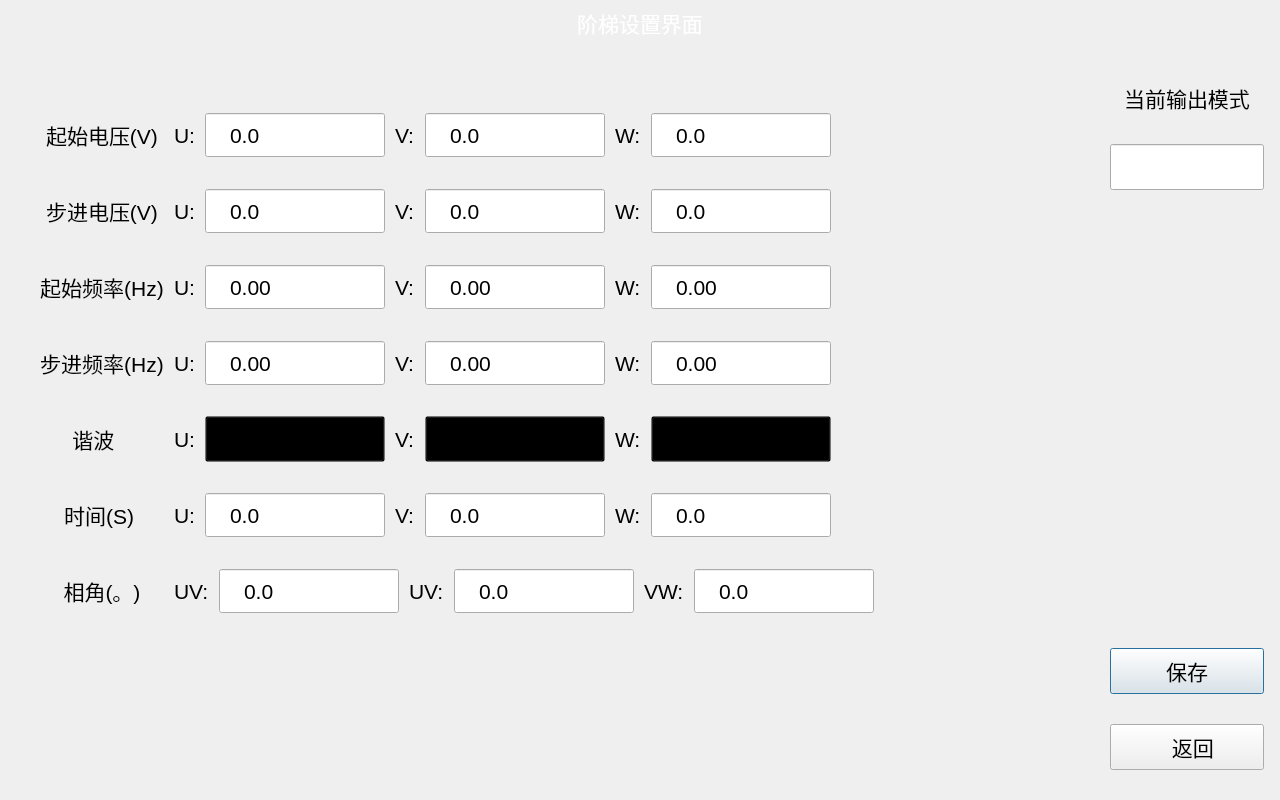
<?xml version="1.0" encoding="UTF-8"?>
<ui version="4.0">
 <class>StepLadderSetDialog</class>
 <widget class="QDialog" name="StepLadderSetDialog">
  <property name="geometry">
   <rect>
    <x>0</x>
    <y>0</y>
    <width>1280</width>
    <height>800</height>
   </rect>
  </property>
  <property name="windowTitle">
   <string notr="true"/>
  </property>
  <property name="styleSheet">
   <string notr="true">#StepLadderSetDialog{
border-image: url(:/png/main/bg_test.png);
}

QLabel{
font-size: 16pt;
}

QCheckBox{
font-size: 16pt;
}
QCheckBox::indicator{
width: 20px;
height: 20px;
}

QLineEdit{
font-size: 16pt;
border-image: url(:/png/main/btntest.png);
padding-left: 20px;
}

QDoubleSpinBox{
font-size: 16pt;
border-image: url(:/png/main/btntest.png);
padding-left: 20px;
}

QComboBox{
font-size: 16pt;
border-image: url(:/png/main/btntest.png);
background: transparent;
padding-left: 20px;
}
QComboBox::drop-down{
background: transparent;
padding-right: 30px;
}
QComboBox::down-arrow{
border-image: url(:/png/main/icon_arrow.png);
width: 16px;
height: 16px;
border: none;
}
QComboBox QAbstractItemView{
padding-left: 20px;
font-size: 16pt;
selection-color: rgb(255, 255, 255);
selection-background-color: rgb(26, 95, 180);
}

QPushButton{
font-size: 16pt;
border-image: url(:/png/main/btntest.png);
}
QPushButton:pressed{
border-image: url(:/png/main/btntest1.png);
}

#nameLab,
#timeLab{
color: rgb(255, 255, 255);
}</string>
  </property>
  <layout class="QVBoxLayout" name="verticalLayout" stretch="0,1">
   <property name="spacing">
    <number>10</number>
   </property>
   <property name="leftMargin">
    <number>0</number>
   </property>
   <property name="topMargin">
    <number>0</number>
   </property>
   <property name="rightMargin">
    <number>0</number>
   </property>
   <property name="bottomMargin">
    <number>0</number>
   </property>
   <item>
    <widget class="QWidget" name="widget" native="true">
     <property name="minimumSize">
      <size>
       <width>0</width>
       <height>42</height>
      </size>
     </property>
     <property name="styleSheet">
      <string notr="true"/>
     </property>
     <layout class="QHBoxLayout" name="horizontalLayout_2">
      <property name="spacing">
       <number>10</number>
      </property>
      <property name="leftMargin">
       <number>20</number>
      </property>
      <property name="topMargin">
       <number>4</number>
      </property>
      <property name="rightMargin">
       <number>10</number>
      </property>
      <property name="bottomMargin">
       <number>0</number>
      </property>
      <item>
       <widget class="QLabel" name="logoLab">
        <property name="minimumSize">
         <size>
          <width>120</width>
          <height>30</height>
         </size>
        </property>
        <property name="maximumSize">
         <size>
          <width>16777215</width>
          <height>30</height>
         </size>
        </property>
        <property name="styleSheet">
         <string notr="true">border-image: url(:/png/main/logo.png);</string>
        </property>
        <property name="text">
         <string/>
        </property>
       </widget>
      </item>
      <item>
       <spacer name="horizontalSpacer_8">
        <property name="orientation">
         <enum>Qt::Horizontal</enum>
        </property>
        <property name="sizeHint" stdset="0">
         <size>
          <width>40</width>
          <height>20</height>
         </size>
        </property>
       </spacer>
      </item>
      <item>
       <widget class="QLabel" name="nameLab">
        <property name="minimumSize">
         <size>
          <width>414</width>
          <height>0</height>
         </size>
        </property>
        <property name="text">
         <string>阶梯设置界面</string>
        </property>
        <property name="alignment">
         <set>Qt::AlignCenter</set>
        </property>
       </widget>
      </item>
      <item>
       <widget class="QLabel" name="timeLab">
        <property name="minimumSize">
         <size>
          <width>413</width>
          <height>0</height>
         </size>
        </property>
        <property name="text">
         <string/>
        </property>
        <property name="alignment">
         <set>Qt::AlignRight|Qt::AlignTrailing|Qt::AlignVCenter</set>
        </property>
       </widget>
      </item>
     </layout>
    </widget>
   </item>
   <item>
    <layout class="QHBoxLayout" name="horizontalLayout" stretch="1,0">
     <property name="spacing">
      <number>10</number>
     </property>
     <property name="rightMargin">
      <number>0</number>
     </property>
     <item>
      <widget class="QWidget" name="widget_2" native="true">
       <layout class="QVBoxLayout" name="verticalLayout_2">
        <property name="spacing">
         <number>30</number>
        </property>
        <property name="leftMargin">
         <number>20</number>
        </property>
        <property name="topMargin">
         <number>60</number>
        </property>
        <property name="rightMargin">
         <number>10</number>
        </property>
        <property name="bottomMargin">
         <number>50</number>
        </property>
        <item>
         <widget class="QWidget" name="UWidget" native="true">
          <layout class="QHBoxLayout" name="horizontalLayout_3">
           <property name="spacing">
            <number>10</number>
           </property>
           <property name="leftMargin">
            <number>20</number>
           </property>
           <property name="topMargin">
            <number>0</number>
           </property>
           <property name="rightMargin">
            <number>10</number>
           </property>
           <property name="bottomMargin">
            <number>0</number>
           </property>
           <item>
            <widget class="QLabel" name="label_9">
             <property name="minimumSize">
              <size>
               <width>124</width>
               <height>0</height>
              </size>
             </property>
             <property name="text">
              <string>起始电压(V)</string>
             </property>
             <property name="alignment">
              <set>Qt::AlignCenter</set>
             </property>
            </widget>
           </item>
           <item>
            <widget class="QLabel" name="voltageStartLabU">
             <property name="text">
              <string notr="true">U:</string>
             </property>
            </widget>
           </item>
           <item>
            <widget class="QDoubleSpinBox" name="voltageStartLEU">
             <property name="minimumSize">
              <size>
               <width>180</width>
               <height>46</height>
              </size>
             </property>
             <property name="buttonSymbols">
              <enum>QAbstractSpinBox::NoButtons</enum>
             </property>
             <property name="prefix">
              <string notr="true"/>
             </property>
             <property name="suffix">
              <string notr="true"/>
             </property>
             <property name="decimals">
              <number>1</number>
             </property>
             <property name="maximum">
              <double>500.000000000000000</double>
             </property>
            </widget>
           </item>
           <item>
            <widget class="QLabel" name="voltageStartLabV">
             <property name="text">
              <string notr="true">V:</string>
             </property>
            </widget>
           </item>
           <item>
            <widget class="QDoubleSpinBox" name="voltageStartLEV">
             <property name="minimumSize">
              <size>
               <width>180</width>
               <height>46</height>
              </size>
             </property>
             <property name="buttonSymbols">
              <enum>QAbstractSpinBox::NoButtons</enum>
             </property>
             <property name="prefix">
              <string notr="true"/>
             </property>
             <property name="suffix">
              <string notr="true"/>
             </property>
             <property name="decimals">
              <number>1</number>
             </property>
             <property name="maximum">
              <double>500.000000000000000</double>
             </property>
            </widget>
           </item>
           <item>
            <widget class="QLabel" name="voltageStartLabW">
             <property name="text">
              <string notr="true">W:</string>
             </property>
            </widget>
           </item>
           <item>
            <widget class="QDoubleSpinBox" name="voltageStartLEW">
             <property name="minimumSize">
              <size>
               <width>180</width>
               <height>46</height>
              </size>
             </property>
             <property name="buttonSymbols">
              <enum>QAbstractSpinBox::NoButtons</enum>
             </property>
             <property name="prefix">
              <string notr="true"/>
             </property>
             <property name="suffix">
              <string notr="true"/>
             </property>
             <property name="decimals">
              <number>1</number>
             </property>
             <property name="maximum">
              <double>500.000000000000000</double>
             </property>
            </widget>
           </item>
           <item>
            <spacer name="horizontalSpacer_3">
             <property name="orientation">
              <enum>Qt::Horizontal</enum>
             </property>
             <property name="sizeHint" stdset="0">
              <size>
               <width>40</width>
               <height>20</height>
              </size>
             </property>
            </spacer>
           </item>
          </layout>
         </widget>
        </item>
        <item>
         <widget class="QWidget" name="widget_5" native="true">
          <layout class="QHBoxLayout" name="horizontalLayout_4">
           <property name="spacing">
            <number>10</number>
           </property>
           <property name="leftMargin">
            <number>20</number>
           </property>
           <property name="topMargin">
            <number>0</number>
           </property>
           <property name="rightMargin">
            <number>10</number>
           </property>
           <property name="bottomMargin">
            <number>0</number>
           </property>
           <item>
            <widget class="QLabel" name="label_10">
             <property name="minimumSize">
              <size>
               <width>124</width>
               <height>0</height>
              </size>
             </property>
             <property name="text">
              <string>步进电压(V)</string>
             </property>
             <property name="alignment">
              <set>Qt::AlignCenter</set>
             </property>
            </widget>
           </item>
           <item>
            <widget class="QLabel" name="voltageStepLabU">
             <property name="text">
              <string notr="true">U:</string>
             </property>
            </widget>
           </item>
           <item>
            <widget class="QDoubleSpinBox" name="voltageStepLEU">
             <property name="minimumSize">
              <size>
               <width>180</width>
               <height>46</height>
              </size>
             </property>
             <property name="buttonSymbols">
              <enum>QAbstractSpinBox::NoButtons</enum>
             </property>
             <property name="prefix">
              <string notr="true"/>
             </property>
             <property name="suffix">
              <string notr="true"/>
             </property>
             <property name="decimals">
              <number>1</number>
             </property>
             <property name="maximum">
              <double>500.000000000000000</double>
             </property>
            </widget>
           </item>
           <item>
            <widget class="QLabel" name="voltageStepLabV">
             <property name="text">
              <string notr="true">V:</string>
             </property>
            </widget>
           </item>
           <item>
            <widget class="QDoubleSpinBox" name="voltageStepLEV">
             <property name="minimumSize">
              <size>
               <width>180</width>
               <height>46</height>
              </size>
             </property>
             <property name="buttonSymbols">
              <enum>QAbstractSpinBox::NoButtons</enum>
             </property>
             <property name="prefix">
              <string notr="true"/>
             </property>
             <property name="suffix">
              <string notr="true"/>
             </property>
             <property name="decimals">
              <number>1</number>
             </property>
             <property name="maximum">
              <double>500.000000000000000</double>
             </property>
            </widget>
           </item>
           <item>
            <widget class="QLabel" name="voltageStepLabW">
             <property name="text">
              <string notr="true">W:</string>
             </property>
            </widget>
           </item>
           <item>
            <widget class="QDoubleSpinBox" name="voltageStepLEW">
             <property name="minimumSize">
              <size>
               <width>180</width>
               <height>46</height>
              </size>
             </property>
             <property name="buttonSymbols">
              <enum>QAbstractSpinBox::NoButtons</enum>
             </property>
             <property name="prefix">
              <string notr="true"/>
             </property>
             <property name="suffix">
              <string notr="true"/>
             </property>
             <property name="decimals">
              <number>1</number>
             </property>
             <property name="maximum">
              <double>500.000000000000000</double>
             </property>
            </widget>
           </item>
           <item>
            <spacer name="horizontalSpacer_6">
             <property name="orientation">
              <enum>Qt::Horizontal</enum>
             </property>
             <property name="sizeHint" stdset="0">
              <size>
               <width>40</width>
               <height>20</height>
              </size>
             </property>
            </spacer>
           </item>
          </layout>
         </widget>
        </item>
        <item>
         <widget class="QWidget" name="UWidget_3" native="true">
          <layout class="QHBoxLayout" name="horizontalLayout_5">
           <property name="spacing">
            <number>10</number>
           </property>
           <property name="leftMargin">
            <number>20</number>
           </property>
           <property name="topMargin">
            <number>0</number>
           </property>
           <property name="rightMargin">
            <number>10</number>
           </property>
           <property name="bottomMargin">
            <number>0</number>
           </property>
           <item>
            <widget class="QLabel" name="label_13">
             <property name="minimumSize">
              <size>
               <width>124</width>
               <height>0</height>
              </size>
             </property>
             <property name="text">
              <string>起始频率(Hz)</string>
             </property>
             <property name="alignment">
              <set>Qt::AlignCenter</set>
             </property>
            </widget>
           </item>
           <item>
            <widget class="QLabel" name="freqStartLabU">
             <property name="text">
              <string notr="true">U:</string>
             </property>
            </widget>
           </item>
           <item>
            <widget class="QDoubleSpinBox" name="freqStartLEU">
             <property name="minimumSize">
              <size>
               <width>180</width>
               <height>46</height>
              </size>
             </property>
             <property name="buttonSymbols">
              <enum>QAbstractSpinBox::NoButtons</enum>
             </property>
             <property name="prefix">
              <string notr="true"/>
             </property>
             <property name="suffix">
              <string notr="true"/>
             </property>
             <property name="maximum">
              <double>240.000000000000000</double>
             </property>
            </widget>
           </item>
           <item>
            <widget class="QLabel" name="freqStartLabV">
             <property name="text">
              <string notr="true">V:</string>
             </property>
            </widget>
           </item>
           <item>
            <widget class="QDoubleSpinBox" name="freqStartLEV">
             <property name="minimumSize">
              <size>
               <width>180</width>
               <height>46</height>
              </size>
             </property>
             <property name="buttonSymbols">
              <enum>QAbstractSpinBox::NoButtons</enum>
             </property>
             <property name="prefix">
              <string notr="true"/>
             </property>
             <property name="suffix">
              <string notr="true"/>
             </property>
             <property name="maximum">
              <double>240.000000000000000</double>
             </property>
            </widget>
           </item>
           <item>
            <widget class="QLabel" name="freqStartLabW">
             <property name="text">
              <string notr="true">W:</string>
             </property>
            </widget>
           </item>
           <item>
            <widget class="QDoubleSpinBox" name="freqStartLEW">
             <property name="minimumSize">
              <size>
               <width>180</width>
               <height>46</height>
              </size>
             </property>
             <property name="buttonSymbols">
              <enum>QAbstractSpinBox::NoButtons</enum>
             </property>
             <property name="prefix">
              <string notr="true"/>
             </property>
             <property name="suffix">
              <string notr="true"/>
             </property>
             <property name="maximum">
              <double>240.000000000000000</double>
             </property>
            </widget>
           </item>
           <item>
            <spacer name="horizontalSpacer_4">
             <property name="orientation">
              <enum>Qt::Horizontal</enum>
             </property>
             <property name="sizeHint" stdset="0">
              <size>
               <width>40</width>
               <height>20</height>
              </size>
             </property>
            </spacer>
           </item>
          </layout>
         </widget>
        </item>
        <item>
         <widget class="QWidget" name="widget_3" native="true">
          <layout class="QHBoxLayout" name="horizontalLayout_6">
           <property name="spacing">
            <number>10</number>
           </property>
           <property name="leftMargin">
            <number>20</number>
           </property>
           <property name="topMargin">
            <number>0</number>
           </property>
           <property name="rightMargin">
            <number>10</number>
           </property>
           <property name="bottomMargin">
            <number>0</number>
           </property>
           <item>
            <widget class="QLabel" name="label_23">
             <property name="minimumSize">
              <size>
               <width>124</width>
               <height>0</height>
              </size>
             </property>
             <property name="text">
              <string>步进频率(Hz)</string>
             </property>
             <property name="alignment">
              <set>Qt::AlignCenter</set>
             </property>
            </widget>
           </item>
           <item>
            <widget class="QLabel" name="freqStepLabU">
             <property name="text">
              <string notr="true">U:</string>
             </property>
            </widget>
           </item>
           <item>
            <widget class="QDoubleSpinBox" name="freqStepLEU">
             <property name="minimumSize">
              <size>
               <width>180</width>
               <height>46</height>
              </size>
             </property>
             <property name="buttonSymbols">
              <enum>QAbstractSpinBox::NoButtons</enum>
             </property>
             <property name="prefix">
              <string notr="true"/>
             </property>
             <property name="suffix">
              <string notr="true"/>
             </property>
             <property name="maximum">
              <double>240.000000000000000</double>
             </property>
            </widget>
           </item>
           <item>
            <widget class="QLabel" name="freqStepLabV">
             <property name="text">
              <string notr="true">V:</string>
             </property>
            </widget>
           </item>
           <item>
            <widget class="QDoubleSpinBox" name="freqStepLEV">
             <property name="minimumSize">
              <size>
               <width>180</width>
               <height>46</height>
              </size>
             </property>
             <property name="buttonSymbols">
              <enum>QAbstractSpinBox::NoButtons</enum>
             </property>
             <property name="prefix">
              <string notr="true"/>
             </property>
             <property name="suffix">
              <string notr="true"/>
             </property>
             <property name="maximum">
              <double>240.000000000000000</double>
             </property>
            </widget>
           </item>
           <item>
            <widget class="QLabel" name="freqStepLabW">
             <property name="text">
              <string notr="true">W:</string>
             </property>
            </widget>
           </item>
           <item>
            <widget class="QDoubleSpinBox" name="freqStepLEW">
             <property name="minimumSize">
              <size>
               <width>180</width>
               <height>46</height>
              </size>
             </property>
             <property name="buttonSymbols">
              <enum>QAbstractSpinBox::NoButtons</enum>
             </property>
             <property name="prefix">
              <string notr="true"/>
             </property>
             <property name="suffix">
              <string notr="true"/>
             </property>
             <property name="maximum">
              <double>240.000000000000000</double>
             </property>
            </widget>
           </item>
           <item>
            <spacer name="horizontalSpacer_2">
             <property name="orientation">
              <enum>Qt::Horizontal</enum>
             </property>
             <property name="sizeHint" stdset="0">
              <size>
               <width>40</width>
               <height>20</height>
              </size>
             </property>
            </spacer>
           </item>
          </layout>
         </widget>
        </item>
        <item>
         <widget class="QWidget" name="UWidget_2" native="true">
          <layout class="QHBoxLayout" name="horizontalLayout_7">
           <property name="spacing">
            <number>10</number>
           </property>
           <property name="leftMargin">
            <number>20</number>
           </property>
           <property name="topMargin">
            <number>0</number>
           </property>
           <property name="rightMargin">
            <number>10</number>
           </property>
           <property name="bottomMargin">
            <number>0</number>
           </property>
           <item>
            <widget class="QLabel" name="label_16">
             <property name="minimumSize">
              <size>
               <width>124</width>
               <height>0</height>
              </size>
             </property>
             <property name="text">
              <string>谐波   </string>
             </property>
             <property name="alignment">
              <set>Qt::AlignCenter</set>
             </property>
            </widget>
           </item>
           <item>
            <widget class="QLabel" name="harmonicsLEU">
             <property name="text">
              <string notr="true">U:</string>
             </property>
            </widget>
           </item>
           <item>
            <widget class="QComboBox" name="harmonicsCBU">
             <property name="minimumSize">
              <size>
               <width>180</width>
               <height>46</height>
              </size>
             </property>
             <property name="maximumSize">
              <size>
               <width>16777215</width>
               <height>16777215</height>
              </size>
             </property>
             <property name="currentText">
              <string notr="true">正弦波</string>
             </property>
             <item>
              <property name="text">
               <string>正弦波</string>
              </property>
             </item>
             <item>
              <property name="text">
               <string>谐波1</string>
              </property>
             </item>
             <item>
              <property name="text">
               <string>谐波2</string>
              </property>
             </item>
             <item>
              <property name="text">
               <string>谐波3</string>
              </property>
             </item>
             <item>
              <property name="text">
               <string>谐波4</string>
              </property>
             </item>
             <item>
              <property name="text">
               <string>谐波5</string>
              </property>
             </item>
             <item>
              <property name="text">
               <string>谐波6</string>
              </property>
             </item>
             <item>
              <property name="text">
               <string>谐波7</string>
              </property>
             </item>
             <item>
              <property name="text">
               <string>谐波8</string>
              </property>
             </item>
             <item>
              <property name="text">
               <string>谐波9</string>
              </property>
             </item>
             <item>
              <property name="text">
               <string>谐波10</string>
              </property>
             </item>
            </widget>
           </item>
           <item>
            <widget class="QLabel" name="harmonicsLEV">
             <property name="text">
              <string notr="true">V:</string>
             </property>
            </widget>
           </item>
           <item>
            <widget class="QComboBox" name="harmonicsCBV">
             <property name="minimumSize">
              <size>
               <width>180</width>
               <height>46</height>
              </size>
             </property>
             <property name="maximumSize">
              <size>
               <width>16777215</width>
               <height>16777215</height>
              </size>
             </property>
             <property name="currentText">
              <string notr="true">正弦波</string>
             </property>
             <item>
              <property name="text">
               <string>正弦波</string>
              </property>
             </item>
             <item>
              <property name="text">
               <string>谐波1</string>
              </property>
             </item>
             <item>
              <property name="text">
               <string>谐波2</string>
              </property>
             </item>
             <item>
              <property name="text">
               <string>谐波3</string>
              </property>
             </item>
             <item>
              <property name="text">
               <string>谐波4</string>
              </property>
             </item>
             <item>
              <property name="text">
               <string>谐波5</string>
              </property>
             </item>
             <item>
              <property name="text">
               <string>谐波6</string>
              </property>
             </item>
             <item>
              <property name="text">
               <string>谐波7</string>
              </property>
             </item>
             <item>
              <property name="text">
               <string>谐波8</string>
              </property>
             </item>
             <item>
              <property name="text">
               <string>谐波9</string>
              </property>
             </item>
             <item>
              <property name="text">
               <string>谐波10</string>
              </property>
             </item>
            </widget>
           </item>
           <item>
            <widget class="QLabel" name="harmonicsLEW">
             <property name="text">
              <string notr="true">W:</string>
             </property>
            </widget>
           </item>
           <item>
            <widget class="QComboBox" name="harmonicsCBW">
             <property name="minimumSize">
              <size>
               <width>180</width>
               <height>46</height>
              </size>
             </property>
             <property name="maximumSize">
              <size>
               <width>16777215</width>
               <height>16777215</height>
              </size>
             </property>
             <property name="currentText">
              <string notr="true">正弦波</string>
             </property>
             <item>
              <property name="text">
               <string>正弦波</string>
              </property>
             </item>
             <item>
              <property name="text">
               <string>谐波1</string>
              </property>
             </item>
             <item>
              <property name="text">
               <string>谐波2</string>
              </property>
             </item>
             <item>
              <property name="text">
               <string>谐波3</string>
              </property>
             </item>
             <item>
              <property name="text">
               <string>谐波4</string>
              </property>
             </item>
             <item>
              <property name="text">
               <string>谐波5</string>
              </property>
             </item>
             <item>
              <property name="text">
               <string>谐波6</string>
              </property>
             </item>
             <item>
              <property name="text">
               <string>谐波7</string>
              </property>
             </item>
             <item>
              <property name="text">
               <string>谐波8</string>
              </property>
             </item>
             <item>
              <property name="text">
               <string>谐波9</string>
              </property>
             </item>
             <item>
              <property name="text">
               <string>谐波10</string>
              </property>
             </item>
            </widget>
           </item>
           <item>
            <spacer name="horizontalSpacer_5">
             <property name="orientation">
              <enum>Qt::Horizontal</enum>
             </property>
             <property name="sizeHint" stdset="0">
              <size>
               <width>40</width>
               <height>20</height>
              </size>
             </property>
            </spacer>
           </item>
          </layout>
         </widget>
        </item>
        <item>
         <widget class="QWidget" name="widget_6" native="true">
          <layout class="QHBoxLayout" name="horizontalLayout_8">
           <property name="spacing">
            <number>10</number>
           </property>
           <property name="leftMargin">
            <number>20</number>
           </property>
           <property name="topMargin">
            <number>0</number>
           </property>
           <property name="rightMargin">
            <number>10</number>
           </property>
           <property name="bottomMargin">
            <number>0</number>
           </property>
           <item>
            <widget class="QLabel" name="label_11">
             <property name="minimumSize">
              <size>
               <width>124</width>
               <height>0</height>
              </size>
             </property>
             <property name="text">
              <string>时间(S) </string>
             </property>
             <property name="alignment">
              <set>Qt::AlignCenter</set>
             </property>
            </widget>
           </item>
           <item>
            <widget class="QLabel" name="timeLabU">
             <property name="text">
              <string notr="true">U:</string>
             </property>
            </widget>
           </item>
           <item>
            <widget class="QDoubleSpinBox" name="timeLEU">
             <property name="minimumSize">
              <size>
               <width>180</width>
               <height>46</height>
              </size>
             </property>
             <property name="buttonSymbols">
              <enum>QAbstractSpinBox::NoButtons</enum>
             </property>
             <property name="prefix">
              <string notr="true"/>
             </property>
             <property name="suffix">
              <string notr="true"/>
             </property>
             <property name="decimals">
              <number>1</number>
             </property>
             <property name="maximum">
              <double>99999.000000000000000</double>
             </property>
            </widget>
           </item>
           <item>
            <widget class="QLabel" name="timeLabV">
             <property name="text">
              <string notr="true">V:</string>
             </property>
            </widget>
           </item>
           <item>
            <widget class="QDoubleSpinBox" name="timeLEV">
             <property name="minimumSize">
              <size>
               <width>180</width>
               <height>46</height>
              </size>
             </property>
             <property name="buttonSymbols">
              <enum>QAbstractSpinBox::NoButtons</enum>
             </property>
             <property name="prefix">
              <string notr="true"/>
             </property>
             <property name="suffix">
              <string notr="true"/>
             </property>
             <property name="decimals">
              <number>1</number>
             </property>
             <property name="maximum">
              <double>99999.000000000000000</double>
             </property>
            </widget>
           </item>
           <item>
            <widget class="QLabel" name="timeLabW">
             <property name="text">
              <string notr="true">W:</string>
             </property>
            </widget>
           </item>
           <item>
            <widget class="QDoubleSpinBox" name="timeLEW">
             <property name="minimumSize">
              <size>
               <width>180</width>
               <height>46</height>
              </size>
             </property>
             <property name="buttonSymbols">
              <enum>QAbstractSpinBox::NoButtons</enum>
             </property>
             <property name="prefix">
              <string notr="true"/>
             </property>
             <property name="suffix">
              <string notr="true"/>
             </property>
             <property name="decimals">
              <number>1</number>
             </property>
             <property name="maximum">
              <double>99999.000000000000000</double>
             </property>
            </widget>
           </item>
           <item>
            <spacer name="horizontalSpacer_7">
             <property name="orientation">
              <enum>Qt::Horizontal</enum>
             </property>
             <property name="sizeHint" stdset="0">
              <size>
               <width>143</width>
               <height>20</height>
              </size>
             </property>
            </spacer>
           </item>
          </layout>
         </widget>
        </item>
        <item>
         <widget class="QWidget" name="angleWidget" native="true">
          <layout class="QHBoxLayout" name="horizontalLayout_9">
           <property name="spacing">
            <number>10</number>
           </property>
           <property name="leftMargin">
            <number>20</number>
           </property>
           <property name="topMargin">
            <number>0</number>
           </property>
           <property name="rightMargin">
            <number>10</number>
           </property>
           <property name="bottomMargin">
            <number>0</number>
           </property>
           <item>
            <widget class="QLabel" name="angleLab">
             <property name="minimumSize">
              <size>
               <width>124</width>
               <height>0</height>
              </size>
             </property>
             <property name="text">
              <string>相角(。)</string>
             </property>
             <property name="alignment">
              <set>Qt::AlignCenter</set>
             </property>
            </widget>
           </item>
           <item>
            <widget class="QLabel" name="label_28">
             <property name="text">
              <string notr="true">UV:</string>
             </property>
            </widget>
           </item>
           <item>
            <widget class="QDoubleSpinBox" name="angleLE1">
             <property name="minimumSize">
              <size>
               <width>180</width>
               <height>46</height>
              </size>
             </property>
             <property name="buttonSymbols">
              <enum>QAbstractSpinBox::NoButtons</enum>
             </property>
             <property name="prefix">
              <string notr="true"/>
             </property>
             <property name="suffix">
              <string notr="true"/>
             </property>
             <property name="decimals">
              <number>1</number>
             </property>
             <property name="maximum">
              <double>360.000000000000000</double>
             </property>
            </widget>
           </item>
           <item>
            <widget class="QLabel" name="label_30">
             <property name="text">
              <string notr="true">UV:</string>
             </property>
            </widget>
           </item>
           <item>
            <widget class="QDoubleSpinBox" name="angleLE2">
             <property name="minimumSize">
              <size>
               <width>180</width>
               <height>46</height>
              </size>
             </property>
             <property name="buttonSymbols">
              <enum>QAbstractSpinBox::NoButtons</enum>
             </property>
             <property name="prefix">
              <string notr="true"/>
             </property>
             <property name="suffix">
              <string notr="true"/>
             </property>
             <property name="decimals">
              <number>1</number>
             </property>
             <property name="maximum">
              <double>360.000000000000000</double>
             </property>
            </widget>
           </item>
           <item>
            <widget class="QLabel" name="label_32">
             <property name="text">
              <string notr="true">VW:</string>
             </property>
            </widget>
           </item>
           <item>
            <widget class="QDoubleSpinBox" name="angleLE3">
             <property name="minimumSize">
              <size>
               <width>180</width>
               <height>46</height>
              </size>
             </property>
             <property name="buttonSymbols">
              <enum>QAbstractSpinBox::NoButtons</enum>
             </property>
             <property name="prefix">
              <string notr="true"/>
             </property>
             <property name="suffix">
              <string notr="true"/>
             </property>
             <property name="decimals">
              <number>1</number>
             </property>
             <property name="maximum">
              <double>360.000000000000000</double>
             </property>
            </widget>
           </item>
           <item>
            <spacer name="horizontalSpacer">
             <property name="orientation">
              <enum>Qt::Horizontal</enum>
             </property>
             <property name="sizeHint" stdset="0">
              <size>
               <width>40</width>
               <height>20</height>
              </size>
             </property>
            </spacer>
           </item>
          </layout>
         </widget>
        </item>
        <item>
         <spacer name="verticalSpacer">
          <property name="orientation">
           <enum>Qt::Vertical</enum>
          </property>
          <property name="sizeHint" stdset="0">
           <size>
            <width>20</width>
            <height>40</height>
           </size>
          </property>
         </spacer>
        </item>
       </layout>
      </widget>
     </item>
     <item>
      <widget class="QWidget" name="widget_4" native="true">
       <property name="minimumSize">
        <size>
         <width>186</width>
         <height>0</height>
        </size>
       </property>
       <property name="maximumSize">
        <size>
         <width>186</width>
         <height>16777215</height>
        </size>
       </property>
       <property name="styleSheet">
        <string notr="true">QLineEdit{
padding-left: 0px;
}</string>
       </property>
       <layout class="QVBoxLayout" name="verticalLayout_4">
        <property name="spacing">
         <number>30</number>
        </property>
        <property name="leftMargin">
         <number>16</number>
        </property>
        <property name="topMargin">
         <number>30</number>
        </property>
        <property name="rightMargin">
         <number>16</number>
        </property>
        <property name="bottomMargin">
         <number>30</number>
        </property>
        <item>
         <widget class="QLabel" name="label_8">
          <property name="text">
           <string>当前输出模式</string>
          </property>
          <property name="alignment">
           <set>Qt::AlignCenter</set>
          </property>
         </widget>
        </item>
        <item>
         <widget class="QLineEdit" name="outputModeLE">
          <property name="minimumSize">
           <size>
            <width>0</width>
            <height>46</height>
           </size>
          </property>
          <property name="alignment">
           <set>Qt::AlignCenter</set>
          </property>
          <property name="readOnly">
           <bool>true</bool>
          </property>
         </widget>
        </item>
        <item>
         <spacer name="verticalSpacer_2">
          <property name="orientation">
           <enum>Qt::Vertical</enum>
          </property>
          <property name="sizeHint" stdset="0">
           <size>
            <width>20</width>
            <height>288</height>
           </size>
          </property>
         </spacer>
        </item>
        <item>
         <widget class="QPushButton" name="saveBtn">
          <property name="minimumSize">
           <size>
            <width>0</width>
            <height>46</height>
           </size>
          </property>
          <property name="text">
           <string>保存</string>
          </property>
         </widget>
        </item>
        <item>
         <widget class="QPushButton" name="backBtn">
          <property name="minimumSize">
           <size>
            <width>0</width>
            <height>46</height>
           </size>
          </property>
          <property name="text">
           <string>  返回</string>
          </property>
          <property name="icon">
           <iconset resource="../res/res.qrc">
            <normaloff>:/png/main/icon_back.png</normaloff>:/png/main/icon_back.png</iconset>
          </property>
          <property name="iconSize">
           <size>
            <width>30</width>
            <height>30</height>
           </size>
          </property>
         </widget>
        </item>
       </layout>
      </widget>
     </item>
    </layout>
   </item>
  </layout>
 </widget>
 <resources>
  <include location="../res/res.qrc"/>
 </resources>
 <connections/>
</ui>
